Frame 1 (no input): blank canvas, image omitted
Frame 60 (the mouse pressed at the canvas centre just before this capture): blank canvas, image omitted
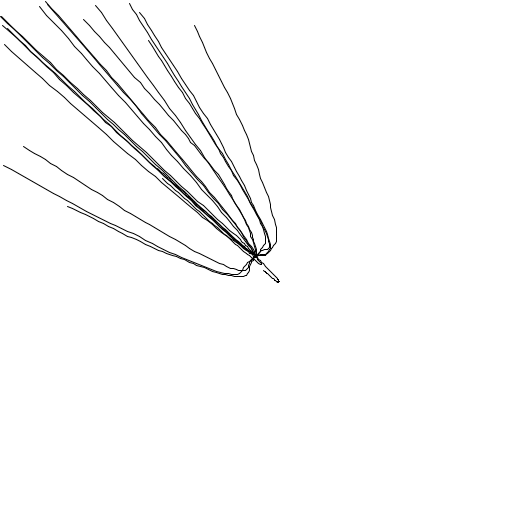
Frame 120 (the mouse held since frame 60 and released just before this capture)

The Processing sketch whose frames 1 and 60 were blank and that drew this single picture after the mouse press (run headless with seeded random() and noise(); from frame 60 on, the mouse is pressed at the canvas centre):

// Processing sketch: RandomWalker
// ── RandomWalker.pde
ArrayList<Particle> system;

void setup() {
  size(512, 512);
  background(255);
  system = new ArrayList<Particle>();
}

void draw() {
  for(Particle ps : system){
    if(ps.IsIN()){
    ps.display();
    ps.move();
    }
  }
  }
void mousePressed(){
  for(int i=0; i < 20; i++){
  system.add(new Particle(mouseX,mouseY));
  }
}

// ── Walker.pde

class Particle{
  float posX;
  float posY;
  float pposX;
  float pposY;
  float velx;
  float vely;
  
  Particle(float x, float y){
  pposX=x;
  pposY=y;
  posX=x;
  posY=y;
  velx = random(-2, 2);
  vely = random(-2, 2);
  }
  
  void display(){
    line(pposX,pposY,posX,posY);
    pposX = posX;
    pposY = posY;
  }
    
  boolean IsIN(){
    boolean True = true;
    boolean False = false;
    if((posX > width) || (posX < 0)){
      return False;}
    if((posY > height) || (posY < 0)){
      return False;}
     else{
       return True;}
  }
    
    
  void move(){
    velx += map(noise( millis()), 0, 1, -1, 1);
    vely += map(noise( millis()), 0, 1, -1, 1);
    println(velx,vely);
    posX += velx;
    posY += vely;
  }}
